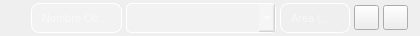
<?xml version="1.0" encoding="UTF-8"?>
<ui version="4.0">
 <class>formObjetoSuperficie</class>
 <widget class="QWidget" name="formObjetoSuperficie">
  <property name="geometry">
   <rect>
    <x>0</x>
    <y>0</y>
    <width>420</width>
    <height>36</height>
   </rect>
  </property>
  <property name="windowTitle">
   <string>Form</string>
  </property>
  <property name="styleSheet">
   <string notr="true">QFrame{
	background-color: transparent
}
QLineEdit {
        font-size: 11px;         /* Tamaño del texto */
        font-weight: normal;     /* Opcional: puedes usar 'bold' */
        color: white;            /* Color del texto */
        background: rgba(255, 255, 255, 0.2); /* Fondo traslúcido */
        border: 1px solid white;
        border-radius: 8px;
        padding: 4px 8px;
    }
    
    QLineEdit:focus {
        border: 1px solid #00AEEF; /* Borde azul al enfocar */
        background: rgba(255, 255, 255, 0.3);
    }

QComboBox {
    background: rgba(255, 255, 255, 0.2); /* Fondo translúcido */
    border: 1px solid white; /* Borde blanco */
    border-radius: 5px; /* Esquinas redondeadas */
    color: white; /* Texto blanco */
    padding: 3px; /* Espaciado interno */
}
QComboBox QAbstractItemView {
        background-color: white;
        color: black;
        selection-background-color: lightgray;
    }
QComboBox QScrollBar:vertical {
        border: none;
        background: #f0f0f0;
        width: 10px;
        margin: 0px 0px 0px 0px;
    }

QComboBox QScrollBar::handle:vertical {
        background: #bfbfbf;
        min-height: 20px;
        border-radius: 4px;
    }

    QComboBox QScrollBar::handle:vertical:hover {
        background: #a6a6a6;
    }

    QComboBox QScrollBar::add-line:vertical,
    QComboBox QScrollBar::sub-line:vertical {
        height: 0px;
    }

    QComboBox QScrollBar::add-page:vertical,
    QComboBox QScrollBar::sub-page:vertical {
        background: none;
    }</string>
  </property>
  <layout class="QVBoxLayout" name="verticalLayout" stretch="6">
   <property name="spacing">
    <number>4</number>
   </property>
   <property name="leftMargin">
    <number>0</number>
   </property>
   <property name="topMargin">
    <number>0</number>
   </property>
   <property name="rightMargin">
    <number>9</number>
   </property>
   <property name="bottomMargin">
    <number>0</number>
   </property>
   <item>
    <widget class="QFrame" name="objetoPdFrontal">
     <property name="enabled">
      <bool>true</bool>
     </property>
     <property name="styleSheet">
      <string notr="true">QFrame{
	background-color: transparent
}</string>
     </property>
     <property name="frameShape">
      <enum>QFrame::StyledPanel</enum>
     </property>
     <property name="frameShadow">
      <enum>QFrame::Raised</enum>
     </property>
     <layout class="QHBoxLayout" name="horizontalLayout_12" stretch="0,0,0,0,0">
      <property name="spacing">
       <number>4</number>
      </property>
      <property name="leftMargin">
       <number>30</number>
      </property>
      <property name="topMargin">
       <number>2</number>
      </property>
      <property name="rightMargin">
       <number>2</number>
      </property>
      <property name="bottomMargin">
       <number>2</number>
      </property>
      <item>
       <widget class="QLineEdit" name="lineObjFrontal">
        <property name="minimumSize">
         <size>
          <width>90</width>
          <height>30</height>
         </size>
        </property>
        <property name="maximumSize">
         <size>
          <width>100</width>
          <height>30</height>
         </size>
        </property>
        <property name="text">
         <string/>
        </property>
        <property name="placeholderText">
         <string>Nombre Objeto</string>
        </property>
        <property name="clearButtonEnabled">
         <bool>false</bool>
        </property>
       </widget>
      </item>
      <item>
       <widget class="QComboBox" name="cbObjFrontal">
        <property name="minimumSize">
         <size>
          <width>150</width>
          <height>30</height>
         </size>
        </property>
        <property name="maximumSize">
         <size>
          <width>200</width>
          <height>30</height>
         </size>
        </property>
       </widget>
      </item>
      <item>
       <widget class="QLineEdit" name="lineObjAreaFrontal">
        <property name="minimumSize">
         <size>
          <width>70</width>
          <height>30</height>
         </size>
        </property>
        <property name="maximumSize">
         <size>
          <width>70</width>
          <height>30</height>
         </size>
        </property>
        <property name="styleSheet">
         <string notr="true">background: transparent;
</string>
        </property>
        <property name="placeholderText">
         <string>Área (m2)</string>
        </property>
       </widget>
      </item>
      <item>
       <widget class="QPushButton" name="botonAgregar">
        <property name="minimumSize">
         <size>
          <width>25</width>
          <height>25</height>
         </size>
        </property>
        <property name="maximumSize">
         <size>
          <width>25</width>
          <height>25</height>
         </size>
        </property>
        <property name="text">
         <string/>
        </property>
        <property name="icon">
         <iconset>
          <normaloff>../../../../.designer/backup/graficas/iconos/agregar.png</normaloff>../../../../.designer/backup/graficas/iconos/agregar.png</iconset>
        </property>
        <property name="iconSize">
         <size>
          <width>25</width>
          <height>25</height>
         </size>
        </property>
       </widget>
      </item>
      <item>
       <widget class="QPushButton" name="botonEliminar">
        <property name="sizePolicy">
         <sizepolicy hsizetype="Minimum" vsizetype="Fixed">
          <horstretch>0</horstretch>
          <verstretch>0</verstretch>
         </sizepolicy>
        </property>
        <property name="minimumSize">
         <size>
          <width>25</width>
          <height>25</height>
         </size>
        </property>
        <property name="maximumSize">
         <size>
          <width>25</width>
          <height>25</height>
         </size>
        </property>
        <property name="font">
         <font>
          <kerning>true</kerning>
         </font>
        </property>
        <property name="text">
         <string/>
        </property>
        <property name="icon">
         <iconset>
          <normaloff>../../../../.designer/backup/graficas/iconos/quitar.png</normaloff>../../../../.designer/backup/graficas/iconos/quitar.png</iconset>
        </property>
        <property name="iconSize">
         <size>
          <width>25</width>
          <height>25</height>
         </size>
        </property>
       </widget>
      </item>
     </layout>
    </widget>
   </item>
  </layout>
 </widget>
 <resources/>
 <connections/>
</ui>
